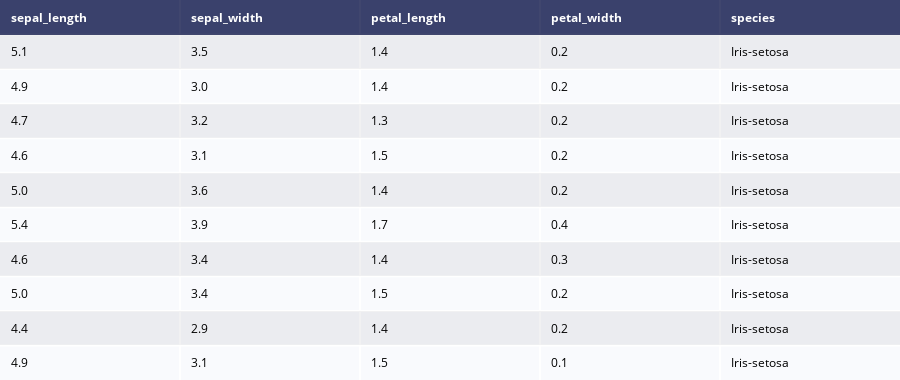

The code cell stored with this chart in its notebook:
### Code cell
#visualising data
table = ff.create_table(iris.head(10))
py.iplot(table,filename='jupyter-table1')

### Figure 1 — Plotly figure (JSON) as saved in the notebook; plotly's stock layout.template omitted (floating-point values rounded to 4 significant figures)
{"data": [{"colorscale": [[0, "#00083e"], [0.5, "#ededee"], [1, "#ffffff"]], "hoverinfo": "none", "opacity": 0.75, "showscale": false, "type": "heatmap", "z": [[0, 0, 0, 0, 0], [0.5, 0.5, 0.5, 0.5, 0.5], [1, 1, 1, 1, 1], [0.5, 0.5, 0.5, 0.5, 0.5], [1, 1, 1, 1, 1], [0.5, 0.5, 0.5, 0.5, 0.5], [1, 1, 1, 1, 1], [0.5, 0.5, 0.5, 0.5, 0.5], [1, 1, 1, 1, 1], [0.5, 0.5, 0.5, 0.5, 0.5], [1, 1, 1, 1, 1]]}], "layout": {"annotations": [{"align": "left", "font": {"color": "#ffffff"}, "showarrow": false, "text": "<b>sepal_length</b>", "x": -0.45, "xanchor": "left", "xref": "x", "y": 0, "yref": "y"}, {"align": "left", "font": {"color": "#ffffff"}, "showarrow": false, "text": "<b>sepal_width</b>", "x": 0.55, "xanchor": "left", "xref": "x", "y": 0, "yref": "y"}, {"align": "left", "font": {"color": "#ffffff"}, "showarrow": false, "text": "<b>petal_length</b>", "x": 1.55, "xanchor": "left", "xref": "x", "y": 0, "yref": "y"}, {"align": "left", "font": {"color": "#ffffff"}, "showarrow": false, "text": "<b>petal_width</b>", "x": 2.55, "xanchor": "left", "xref": "x", "y": 0, "yref": "y"}, {"align": "left", "font": {"color": "#ffffff"}, "showarrow": false, "text": "<b>species</b>", "x": 3.55, "xanchor": "left", "xref": "x", "y": 0, "yref": "y"}, {"align": "left", "font": {"color": "#000000"}, "showarrow": false, "text": "5.1", "x": -0.45, "xanchor": "left", "xref": "x", "y": 1, "yref": "y"}, {"align": "left", "font": {"color": "#000000"}, "showarrow": false, "text": "3.5", "x": 0.55, "xanchor": "left", "xref": "x", "y": 1, "yref": "y"}, {"align": "left", "font": {"color": "#000000"}, "showarrow": false, "text": "1.4", "x": 1.55, "xanchor": "left", "xref": "x", "y": 1, "yref": "y"}, {"align": "left", "font": {"color": "#000000"}, "showarrow": false, "text": "0.2", "x": 2.55, "xanchor": "left", "xref": "x", "y": 1, "yref": "y"}, {"align": "left", "font": {"color": "#000000"}, "showarrow": false, "text": "Iris-setosa", "x": 3.55, "xanchor": "left", "xref": "x", "y": 1, "yref": "y"}, {"align": "left", "font": {"color": "#000000"}, "showarrow": false, "text": "4.9", "x": -0.45, "xanchor": "left", "xref": "x", "y": 2, "yref": "y"}, {"align": "left", "font": {"color": "#000000"}, "showarrow": false, "text": "3.0", "x": 0.55, "xanchor": "left", "xref": "x", "y": 2, "yref": "y"}, {"align": "left", "font": {"color": "#000000"}, "showarrow": false, "text": "1.4", "x": 1.55, "xanchor": "left", "xref": "x", "y": 2, "yref": "y"}, {"align": "left", "font": {"color": "#000000"}, "showarrow": false, "text": "0.2", "x": 2.55, "xanchor": "left", "xref": "x", "y": 2, "yref": "y"}, {"align": "left", "font": {"color": "#000000"}, "showarrow": false, "text": "Iris-setosa", "x": 3.55, "xanchor": "left", "xref": "x", "y": 2, "yref": "y"}, {"align": "left", "font": {"color": "#000000"}, "showarrow": false, "text": "4.7", "x": -0.45, "xanchor": "left", "xref": "x", "y": 3, "yref": "y"}, {"align": "left", "font": {"color": "#000000"}, "showarrow": false, "text": "3.2", "x": 0.55, "xanchor": "left", "xref": "x", "y": 3, "yref": "y"}, {"align": "left", "font": {"color": "#000000"}, "showarrow": false, "text": "1.3", "x": 1.55, "xanchor": "left", "xref": "x", "y": 3, "yref": "y"}, {"align": "left", "font": {"color": "#000000"}, "showarrow": false, "text": "0.2", "x": 2.55, "xanchor": "left", "xref": "x", "y": 3, "yref": "y"}, {"align": "left", "font": {"color": "#000000"}, "showarrow": false, "text": "Iris-setosa", "x": 3.55, "xanchor": "left", "xref": "x", "y": 3, "yref": "y"}, {"align": "left", "font": {"color": "#000000"}, "showarrow": false, "text": "4.6", "x": -0.45, "xanchor": "left", "xref": "x", "y": 4, "yref": "y"}, {"align": "left", "font": {"color": "#000000"}, "showarrow": false, "text": "3.1", "x": 0.55, "xanchor": "left", "xref": "x", "y": 4, "yref": "y"}, {"align": "left", "font": {"color": "#000000"}, "showarrow": false, "text": "1.5", "x": 1.55, "xanchor": "left", "xref": "x", "y": 4, "yref": "y"}, {"align": "left", "font": {"color": "#000000"}, "showarrow": false, "text": "0.2", "x": 2.55, "xanchor": "left", "xref": "x", "y": 4, "yref": "y"}, {"align": "left", "font": {"color": "#000000"}, "showarrow": false, "text": "Iris-setosa", "x": 3.55, "xanchor": "left", "xref": "x", "y": 4, "yref": "y"}, {"align": "left", "font": {"color": "#000000"}, "showarrow": false, "text": "5.0", "x": -0.45, "xanchor": "left", "xref": "x", "y": 5, "yref": "y"}, {"align": "left", "font": {"color": "#000000"}, "showarrow": false, "text": "3.6", "x": 0.55, "xanchor": "left", "xref": "x", "y": 5, "yref": "y"}, {"align": "left", "font": {"color": "#000000"}, "showarrow": false, "text": "1.4", "x": 1.55, "xanchor": "left", "xref": "x", "y": 5, "yref": "y"}, {"align": "left", "font": {"color": "#000000"}, "showarrow": false, "text": "0.2", "x": 2.55, "xanchor": "left", "xref": "x", "y": 5, "yref": "y"}, {"align": "left", "font": {"color": "#000000"}, "showarrow": false, "text": "Iris-setosa", "x": 3.55, "xanchor": "left", "xref": "x", "y": 5, "yref": "y"}, {"align": "left", "font": {"color": "#000000"}, "showarrow": false, "text": "5.4", "x": -0.45, "xanchor": "left", "xref": "x", "y": 6, "yref": "y"}, {"align": "left", "font": {"color": "#000000"}, "showarrow": false, "text": "3.9", "x": 0.55, "xanchor": "left", "xref": "x", "y": 6, "yref": "y"}, {"align": "left", "font": {"color": "#000000"}, "showarrow": false, "text": "1.7", "x": 1.55, "xanchor": "left", "xref": "x", "y": 6, "yref": "y"}, {"align": "left", "font": {"color": "#000000"}, "showarrow": false, "text": "0.4", "x": 2.55, "xanchor": "left", "xref": "x", "y": 6, "yref": "y"}, {"align": "left", "font": {"color": "#000000"}, "showarrow": false, "text": "Iris-setosa", "x": 3.55, "xanchor": "left", "xref": "x", "y": 6, "yref": "y"}, {"align": "left", "font": {"color": "#000000"}, "showarrow": false, "text": "4.6", "x": -0.45, "xanchor": "left", "xref": "x", "y": 7, "yref": "y"}, {"align": "left", "font": {"color": "#000000"}, "showarrow": false, "text": "3.4", "x": 0.55, "xanchor": "left", "xref": "x", "y": 7, "yref": "y"}, {"align": "left", "font": {"color": "#000000"}, "showarrow": false, "text": "1.4", "x": 1.55, "xanchor": "left", "xref": "x", "y": 7, "yref": "y"}, {"align": "left", "font": {"color": "#000000"}, "showarrow": false, "text": "0.3", "x": 2.55, "xanchor": "left", "xref": "x", "y": 7, "yref": "y"}, {"align": "left", "font": {"color": "#000000"}, "showarrow": false, "text": "Iris-setosa", "x": 3.55, "xanchor": "left", "xref": "x", "y": 7, "yref": "y"}, {"align": "left", "font": {"color": "#000000"}, "showarrow": false, "text": "5.0", "x": -0.45, "xanchor": "left", "xref": "x", "y": 8, "yref": "y"}, {"align": "left", "font": {"color": "#000000"}, "showarrow": false, "text": "3.4", "x": 0.55, "xanchor": "left", "xref": "x", "y": 8, "yref": "y"}, {"align": "left", "font": {"color": "#000000"}, "showarrow": false, "text": "1.5", "x": 1.55, "xanchor": "left", "xref": "x", "y": 8, "yref": "y"}, {"align": "left", "font": {"color": "#000000"}, "showarrow": false, "text": "0.2", "x": 2.55, "xanchor": "left", "xref": "x", "y": 8, "yref": "y"}, {"align": "left", "font": {"color": "#000000"}, "showarrow": false, "text": "Iris-setosa", "x": 3.55, "xanchor": "left", "xref": "x", "y": 8, "yref": "y"}, {"align": "left", "font": {"color": "#000000"}, "showarrow": false, "text": "4.4", "x": -0.45, "xanchor": "left", "xref": "x", "y": 9, "yref": "y"}, {"align": "left", "font": {"color": "#000000"}, "showarrow": false, "text": "2.9", "x": 0.55, "xanchor": "left", "xref": "x", "y": 9, "yref": "y"}, {"align": "left", "font": {"color": "#000000"}, "showarrow": false, "text": "1.4", "x": 1.55, "xanchor": "left", "xref": "x", "y": 9, "yref": "y"}, {"align": "left", "font": {"color": "#000000"}, "showarrow": false, "text": "0.2", "x": 2.55, "xanchor": "left", "xref": "x", "y": 9, "yref": "y"}, {"align": "left", "font": {"color": "#000000"}, "showarrow": false, "text": "Iris-setosa", "x": 3.55, "xanchor": "left", "xref": "x", "y": 9, "yref": "y"}, {"align": "left", "font": {"color": "#000000"}, "showarrow": false, "text": "4.9", "x": -0.45, "xanchor": "left", "xref": "x", "y": 10, "yref": "y"}, {"align": "left", "font": {"color": "#000000"}, "showarrow": false, "text": "3.1", "x": 0.55, "xanchor": "left", "xref": "x", "y": 10, "yref": "y"}, {"align": "left", "font": {"color": "#000000"}, "showarrow": false, "text": "1.5", "x": 1.55, "xanchor": "left", "xref": "x", "y": 10, "yref": "y"}, {"align": "left", "font": {"color": "#000000"}, "showarrow": false, "text": "0.1", "x": 2.55, "xanchor": "left", "xref": "x", "y": 10, "yref": "y"}, {"align": "left", "font": {"color": "#000000"}, "showarrow": false, "text": "Iris-setosa", "x": 3.55, "xanchor": "left", "xref": "x", "y": 10, "yref": "y"}], "height": 380, "margin": {"b": 0, "l": 0, "r": 0, "t": 0}, "xaxis": {"dtick": 1, "gridwidth": 2, "showticklabels": false, "tick0": -0.5, "ticks": "", "zeroline": false}, "yaxis": {"autorange": "reversed", "dtick": 1, "gridwidth": 2, "showticklabels": false, "tick0": 0.5, "ticks": "", "zeroline": false}}}
